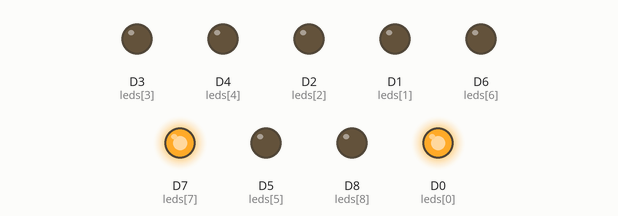
Recording of a sketch running on a simulated ESP8266 (Wemos D1 mini). On the bench: output pins drawn as LEDs (lit = HIGH). Random numbers use the default seed unless the sketch sets one.

Above: at 3.75 s.
At 7.55 s:
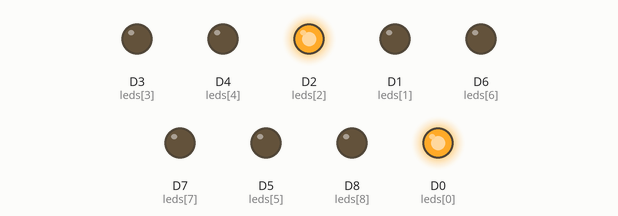
At 14.3 s:
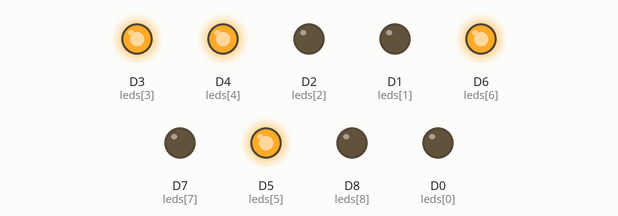
At 21.36 s:
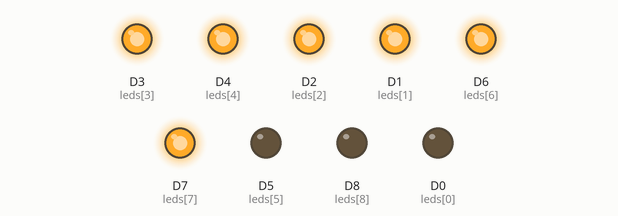
At 28.06 s:
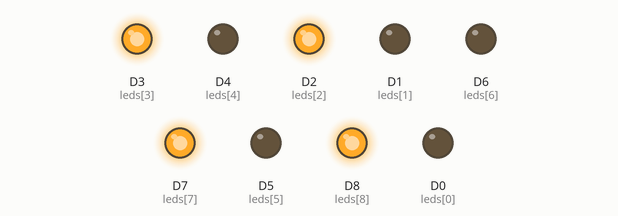
At 38.62 s:
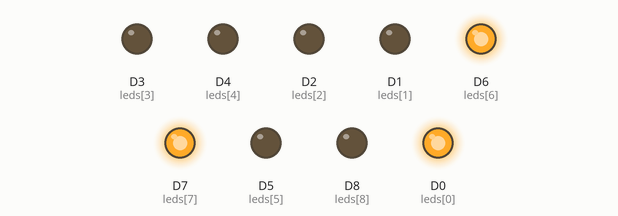
Timing chart, 0 to 40.0 s (numbered marks = the images above):
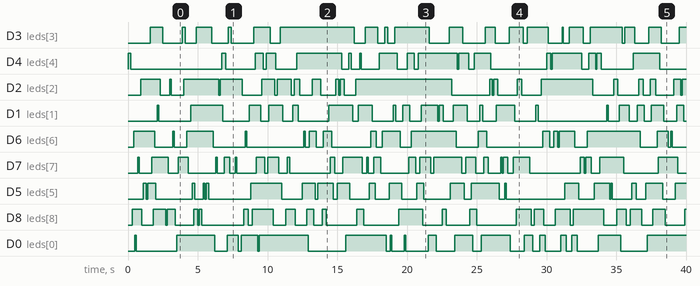

Measured:
- by itself, D3 (leds[3]): LOW → HIGH at 1.6 s, → LOW 0.90 s later, → HIGH 1.4 s later, → LOW 0.20 s later, … (37 changes in this stretch)
- by itself, D4 (leds[4]): LOW → HIGH at 0.00 s, → LOW 0.20 s later, → HIGH 6.5 s later, → LOW 0.30 s later, … (34 changes in this stretch)
- by itself, D2 (leds[2]): LOW → HIGH at 0.90 s, → LOW 1.4 s later, → HIGH 0.70 s later, → LOW 0.10 s later, … (39 changes in this stretch)
- by itself, D1 (leds[1]): LOW → HIGH at 2.1 s, → LOW 0.10 s later, → HIGH 2.3 s later, → LOW 2.3 s later, … (40 changes in this stretch)
- by itself, D6 (leds[6]): LOW → HIGH at 0.40 s, → LOW 1.5 s later, → HIGH 1.3 s later, → LOW 0.10 s later, … (34 changes in this stretch)
- by itself, D7 (leds[7]): LOW → HIGH at 0.70 s, → LOW 0.10 s later, → HIGH 0.90 s later, → LOW 1.2 s later, … (50 changes in this stretch)
- by itself, D5 (leds[5]): LOW → HIGH at 1.1 s, → LOW 0.20 s later, → HIGH 0.10 s later, → LOW 0.60 s later, … (41 changes in this stretch)
- by itself, D8 (leds[8]): LOW → HIGH at 0.30 s, → LOW 0.70 s later, → HIGH 0.80 s later, → LOW 0.90 s later, … (43 changes in this stretch)

The sketch:

sketch_aug17a_random_leds.ino
```cpp
// 2020년 8월 17일 오후 1시부터 3시까지 진행
// 사용한 보드 :  WeMos D1 R2 & Mini

// LED의 갯수
int ledNum = 9;
// LED 제어를 위해 연결한 핀
int leds[] = {D0, D1, D2, D3, D4, D5, D6, D7, D8};
// LED 상태 제어를 위한 변수 배열
bool ledSwitch[] = {false, false, false, false, false, false, false, false, false};
// 몇 초(ms) 한 번씩 상태를 변경할 지 설정하는 변수
int delayTime = 100;

void setup() {
  // WeMos D1 R2 모든 핀을 아웃풋모드로 설정합니다.
  for(int i = 0 ; i < ledNum; i++){
    pinMode(leds[i], OUTPUT);
  }
  randomSeed(analogRead(A0));
}

void loop() {
  // random으로 어떤 LED의 상태를 바꿀지 랜덤하게 선택합니다.
  int switchPicker = random(0, 10);
  ledSwitch[switchPicker] = !ledSwitch[switchPicker];
  for(int i = 0 ; i < ledNum; i++){
    digitalWrite(leds[i],ledSwitch[i]);
  }
  delay(delayTime);
}
```
